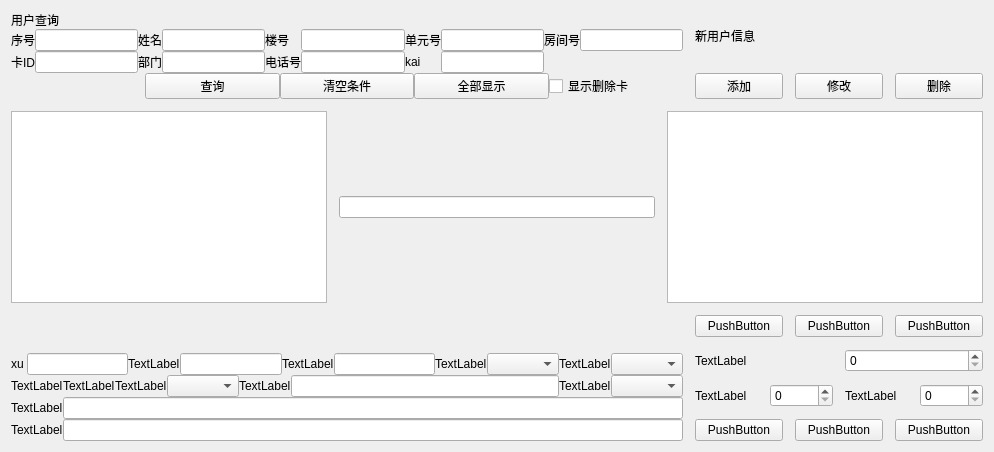
        <widget class="QWidget" name="tab">
         <attribute name="title">
          <string>用户卡</string>
         </attribute>
         <layout class="QVBoxLayout" name="verticalLayout_4">
          <item>
           <layout class="QVBoxLayout" name="verticalLayout_3" stretch="2,5,3">
            <property name="spacing">
             <number>12</number>
            </property>
            <item>
             <layout class="QHBoxLayout" name="horizontalLayout_2" stretch="7,3">
              <item>
               <layout class="QVBoxLayout" name="verticalLayout_8" stretch="0,2,1">
                <property name="spacing">
                 <number>0</number>
                </property>
                <property name="rightMargin">
                 <number>0</number>
                </property>
                <item>
                 <widget class="QLabel" name="label_2">
                  <property name="text">
                   <string>用户查询</string>
                  </property>
                 </widget>
                </item>
                <item>
                 <layout class="QGridLayout" name="gridLayout_2">
                  <property name="spacing">
                   <number>0</number>
                  </property>
                  <item row="1" column="0">
                   <widget class="QLabel" name="label_4">
                    <property name="text">
                     <string>卡ID</string>
                    </property>
                   </widget>
                  </item>
                  <item row="0" column="7">
                   <widget class="QLineEdit" name="lineEdit_7"/>
                  </item>
                  <item row="0" column="2">
                   <widget class="QLabel" name="label_5">
                    <property name="text">
                     <string>姓名</string>
                    </property>
                   </widget>
                  </item>
                  <item row="1" column="2">
                   <widget class="QLabel" name="label_6">
                    <property name="text">
                     <string>部门</string>
                    </property>
                   </widget>
                  </item>
                  <item row="1" column="6">
                   <widget class="QLabel" name="label_10">
                    <property name="text">
                     <string>kai</string>
                    </property>
                   </widget>
                  </item>
                  <item row="1" column="7">
                   <widget class="QLineEdit" name="lineEdit_8"/>
                  </item>
                  <item row="0" column="5">
                   <widget class="QLineEdit" name="lineEdit_5"/>
                  </item>
                  <item row="0" column="3">
                   <widget class="QLineEdit" name="lineEdit_3"/>
                  </item>
                  <item row="1" column="5">
                   <widget class="QLineEdit" name="lineEdit_6"/>
                  </item>
                  <item row="1" column="3">
                   <widget class="QLineEdit" name="lineEdit_4"/>
                  </item>
                  <item row="0" column="1">
                   <widget class="QLineEdit" name="lineEdit"/>
                  </item>
                  <item row="0" column="6">
                   <widget class="QLabel" name="label_9">
                    <property name="text">
                     <string>单元号</string>
                    </property>
                   </widget>
                  </item>
                  <item row="0" column="9">
                   <widget class="QLineEdit" name="lineEdit_9"/>
                  </item>
                  <item row="0" column="8">
                   <widget class="QLabel" name="label_11">
                    <property name="text">
                     <string>房间号</string>
                    </property>
                   </widget>
                  </item>
                  <item row="1" column="1">
                   <widget class="QLineEdit" name="lineEdit_2"/>
                  </item>
                  <item row="1" column="4">
                   <widget class="QLabel" name="label_8">
                    <property name="text">
                     <string>电话号</string>
                    </property>
                   </widget>
                  </item>
                  <item row="0" column="4">
                   <widget class="QLabel" name="label_7">
                    <property name="text">
                     <string>楼号</string>
                    </property>
                   </widget>
                  </item>
                  <item row="0" column="0">
                   <widget class="QLabel" name="label_3">
                    <property name="text">
                     <string>序号</string>
                    </property>
                   </widget>
                  </item>
                 </layout>
                </item>
                <item>
                 <layout class="QHBoxLayout" name="horizontalLayout_11">
                  <property name="spacing">
                   <number>0</number>
                  </property>
                  <item>
                   <widget class="QLabel" name="label_12">
                    <property name="text">
                     <string/>
                    </property>
                   </widget>
                  </item>
                  <item>
                   <widget class="QPushButton" name="pushButton_6">
                    <property name="text">
                     <string>查询</string>
                    </property>
                   </widget>
                  </item>
                  <item>
                   <widget class="QPushButton" name="pushButton_7">
                    <property name="text">
                     <string>清空条件</string>
                    </property>
                   </widget>
                  </item>
                  <item>
                   <widget class="QPushButton" name="pushButton_8">
                    <property name="text">
                     <string>全部显示</string>
                    </property>
                   </widget>
                  </item>
                  <item>
                   <widget class="QCheckBox" name="checkBox">
                    <property name="text">
                     <string>显示删除卡</string>
                    </property>
                   </widget>
                  </item>
                 </layout>
                </item>
               </layout>
              </item>
              <item>
               <layout class="QHBoxLayout" name="horizontalLayout_10">
                <item>
                 <layout class="QVBoxLayout" name="verticalLayout_13">
                  <item>
                   <widget class="QLabel" name="label_29">
                    <property name="text">
                     <string>新用户信息</string>
                    </property>
                   </widget>
                  </item>
                  <item>
                   <layout class="QHBoxLayout" name="horizontalLayout_22">
                    <item>
                     <widget class="QPushButton" name="pushButton_15">
                      <property name="text">
                       <string>添加</string>
                      </property>
                     </widget>
                    </item>
                    <item>
                     <widget class="QPushButton" name="pushButton_16">
                      <property name="text">
                       <string>修改</string>
                      </property>
                     </widget>
                    </item>
                    <item>
                     <widget class="QPushButton" name="pushButton_17">
                      <property name="text">
                       <string>删除</string>
                      </property>
                     </widget>
                    </item>
                   </layout>
                  </item>
                 </layout>
                </item>
               </layout>
              </item>
             </layout>
            </item>
            <item>
             <layout class="QHBoxLayout" name="horizontalLayout_5">
              <item>
               <widget class="QTextEdit" name="showtxt"/>
              </item>
              <item>
               <widget class="QLineEdit" name="lineEdit_13"/>
              </item>
              <item>
               <widget class="QTableWidget" name="tableWidget"/>
              </item>
             </layout>
            </item>
            <item>
             <layout class="QHBoxLayout" name="horizontalLayout_6" stretch="7,3">
              <property name="rightMargin">
               <number>0</number>
              </property>
              <item>
               <layout class="QGridLayout" name="gridLayout_3">
                <item row="1" column="0">
                 <layout class="QVBoxLayout" name="verticalLayout_9">
                  <property name="spacing">
                   <number>0</number>
                  </property>
                  <item>
                   <layout class="QHBoxLayout" name="horizontalLayout_17">
                    <property name="spacing">
                     <number>0</number>
                    </property>
                    <item>
                     <widget class="QLabel" name="label_14">
                      <property name="text">
                       <string>xu </string>
                      </property>
                     </widget>
                    </item>
                    <item>
                     <widget class="QLineEdit" name="lineEdit_10"/>
                    </item>
                    <item>
                     <widget class="QLabel" name="label_15">
                      <property name="text">
                       <string>TextLabel</string>
                      </property>
                     </widget>
                    </item>
                    <item>
                     <widget class="QLineEdit" name="lineEdit_11"/>
                    </item>
                    <item>
                     <widget class="QLabel" name="label_16">
                      <property name="text">
                       <string>TextLabel</string>
                      </property>
                     </widget>
                    </item>
                    <item>
                     <widget class="QLineEdit" name="lineEdit_12"/>
                    </item>
                    <item>
                     <widget class="QLabel" name="label_17">
                      <property name="text">
                       <string>TextLabel</string>
                      </property>
                     </widget>
                    </item>
                    <item>
                     <widget class="QComboBox" name="comboBox"/>
                    </item>
                    <item>
                     <widget class="QLabel" name="label_18">
                      <property name="text">
                       <string>TextLabel</string>
                      </property>
                     </widget>
                    </item>
                    <item>
                     <widget class="QComboBox" name="comboBox_2"/>
                    </item>
                   </layout>
                  </item>
                  <item>
                   <layout class="QHBoxLayout" name="horizontalLayout_16">
                    <property name="spacing">
                     <number>0</number>
                    </property>
                    <item>
                     <widget class="QLabel" name="label_19">
                      <property name="text">
                       <string>TextLabel</string>
                      </property>
                     </widget>
                    </item>
                    <item>
                     <widget class="QLabel" name="label_20">
                      <property name="text">
                       <string>TextLabel</string>
                      </property>
                     </widget>
                    </item>
                    <item>
                     <widget class="QLabel" name="label_21">
                      <property name="text">
                       <string>TextLabel</string>
                      </property>
                     </widget>
                    </item>
                    <item>
                     <widget class="QComboBox" name="comboBox_3"/>
                    </item>
                    <item>
                     <widget class="QLabel" name="label_22">
                      <property name="text">
                       <string>TextLabel</string>
                      </property>
                     </widget>
                    </item>
                    <item>
                     <widget class="QLineEdit" name="lineEdit_14"/>
                    </item>
                    <item>
                     <widget class="QLabel" name="label_23">
                      <property name="text">
                       <string>TextLabel</string>
                      </property>
                     </widget>
                    </item>
                    <item>
                     <widget class="QComboBox" name="comboBox_4"/>
                    </item>
                   </layout>
                  </item>
                  <item>
                   <layout class="QHBoxLayout" name="horizontalLayout_14">
                    <property name="rightMargin">
                     <number>0</number>
                    </property>
                    <item>
                     <widget class="QLabel" name="label_24">
                      <property name="text">
                       <string>TextLabel</string>
                      </property>
                     </widget>
                    </item>
                    <item>
                     <widget class="QLineEdit" name="lineEdit_15"/>
                    </item>
                   </layout>
                  </item>
                  <item>
                   <layout class="QHBoxLayout" name="horizontalLayout_12">
                    <property name="spacing">
                     <number>0</number>
                    </property>
                    <item>
                     <widget class="QLabel" name="label_25">
                      <property name="text">
                       <string>TextLabel</string>
                      </property>
                     </widget>
                    </item>
                    <item>
                     <widget class="QLineEdit" name="lineEdit_16"/>
                    </item>
                   </layout>
                  </item>
                 </layout>
                </item>
                <item row="0" column="0">
                 <widget class="QLabel" name="label_13">
                  <property name="text">
                   <string/>
                  </property>
                 </widget>
                </item>
               </layout>
              </item>
              <item>
               <layout class="QVBoxLayout" name="verticalLayout_12">
                <item>
                 <layout class="QHBoxLayout" name="horizontalLayout_18">
                  <item>
                   <widget class="QPushButton" name="pushButton_9">
                    <property name="text">
                     <string>PushButton</string>
                    </property>
                   </widget>
                  </item>
                  <item>
                   <widget class="QPushButton" name="pushButton_10">
                    <property name="text">
                     <string>PushButton</string>
                    </property>
                   </widget>
                  </item>
                  <item>
                   <widget class="QPushButton" name="pushButton_11">
                    <property name="text">
                     <string>PushButton</string>
                    </property>
                   </widget>
                  </item>
                 </layout>
                </item>
                <item>
                 <layout class="QHBoxLayout" name="horizontalLayout_19">
                  <item>
                   <widget class="QLabel" name="label_26">
                    <property name="text">
                     <string>TextLabel</string>
                    </property>
                   </widget>
                  </item>
                  <item>
                   <widget class="QSpinBox" name="spinBox"/>
                  </item>
                 </layout>
                </item>
                <item>
                 <layout class="QHBoxLayout" name="horizontalLayout_20">
                  <item>
                   <widget class="QLabel" name="label_27">
                    <property name="text">
                     <string>TextLabel</string>
                    </property>
                   </widget>
                  </item>
                  <item>
                   <widget class="QSpinBox" name="spinBox_2"/>
                  </item>
                  <item>
                   <widget class="QLabel" name="label_28">
                    <property name="text">
                     <string>TextLabel</string>
                    </property>
                   </widget>
                  </item>
                  <item>
                   <widget class="QSpinBox" name="spinBox_3"/>
                  </item>
                 </layout>
                </item>
                <item>
                 <layout class="QHBoxLayout" name="horizontalLayout_21">
                  <item>
                   <widget class="QPushButton" name="pushButton_12">
                    <property name="text">
                     <string>PushButton</string>
                    </property>
                   </widget>
                  </item>
                  <item>
                   <widget class="QPushButton" name="pushButton_13">
                    <property name="text">
                     <string>PushButton</string>
                    </property>
                   </widget>
                  </item>
                  <item>
                   <widget class="QPushButton" name="pushButton_14">
                    <property name="text">
                     <string>PushButton</string>
                    </property>
                   </widget>
                  </item>
                 </layout>
                </item>
               </layout>
              </item>
             </layout>
            </item>
           </layout>
          </item>
         </layout>
        </widget>
